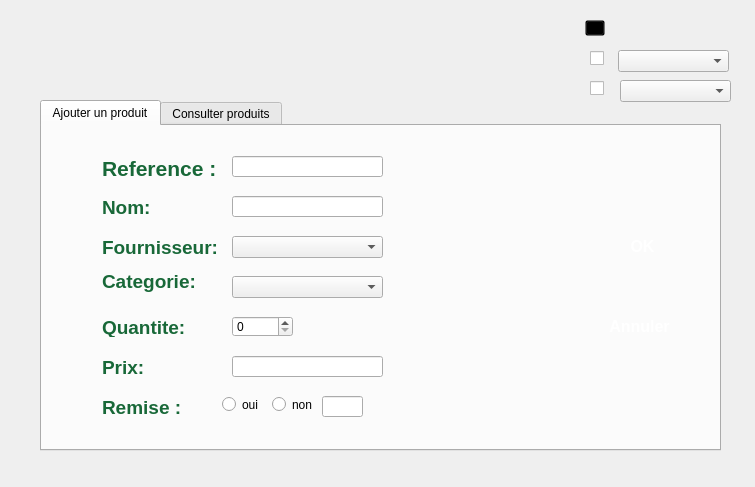
<?xml version="1.0" encoding="UTF-8"?>
<ui version="4.0">
 <class>gestionp</class>
 <widget class="QWidget" name="gestionp">
  <property name="enabled">
   <bool>true</bool>
  </property>
  <property name="geometry">
   <rect>
    <x>0</x>
    <y>0</y>
    <width>755</width>
    <height>487</height>
   </rect>
  </property>
  <property name="windowTitle">
   <string>Form</string>
  </property>
  <widget class="QLabel" name="gp">
   <property name="geometry">
    <rect>
     <x>0</x>
     <y>0</y>
     <width>761</width>
     <height>491</height>
    </rect>
   </property>
   <property name="autoFillBackground">
    <bool>false</bool>
   </property>
   <property name="text">
    <string/>
   </property>
   <property name="pixmap">
    <pixmap>../Gestionproduits.png</pixmap>
   </property>
  </widget>
  <widget class="QTabWidget" name="tabWidget">
   <property name="geometry">
    <rect>
     <x>40</x>
     <y>100</y>
     <width>681</width>
     <height>351</height>
    </rect>
   </property>
   <property name="currentIndex">
    <number>0</number>
   </property>
   <widget class="QWidget" name="tab">
    <attribute name="title">
     <string>Ajouter un produit</string>
    </attribute>
    <widget class="QLabel" name="ap">
     <property name="geometry">
      <rect>
       <x>0</x>
       <y>-10</y>
       <width>681</width>
       <height>341</height>
      </rect>
     </property>
     <property name="text">
      <string/>
     </property>
     <property name="pixmap">
      <pixmap>../back.jpg</pixmap>
     </property>
     <property name="scaledContents">
      <bool>true</bool>
     </property>
    </widget>
    <widget class="QLineEdit" name="remise">
     <property name="geometry">
      <rect>
       <x>280</x>
       <y>270</y>
       <width>41</width>
       <height>21</height>
      </rect>
     </property>
     <property name="text">
      <string/>
     </property>
    </widget>
    <widget class="QLineEdit" name="nom">
     <property name="geometry">
      <rect>
       <x>190</x>
       <y>70</y>
       <width>151</width>
       <height>21</height>
      </rect>
     </property>
    </widget>
    <widget class="QSpinBox" name="quantite">
     <property name="geometry">
      <rect>
       <x>190</x>
       <y>190</y>
       <width>61</width>
       <height>21</height>
      </rect>
     </property>
     <property name="cursor">
      <cursorShape>PointingHandCursor</cursorShape>
     </property>
    </widget>
    <widget class="QLineEdit" name="ref">
     <property name="geometry">
      <rect>
       <x>190</x>
       <y>30</y>
       <width>151</width>
       <height>21</height>
      </rect>
     </property>
    </widget>
    <widget class="QLineEdit" name="prix">
     <property name="geometry">
      <rect>
       <x>190</x>
       <y>230</y>
       <width>151</width>
       <height>21</height>
      </rect>
     </property>
    </widget>
    <widget class="QPushButton" name="pushButton">
     <property name="geometry">
      <rect>
       <x>560</x>
       <y>100</y>
       <width>81</width>
       <height>41</height>
      </rect>
     </property>
     <property name="font">
      <font>
       <pointsize>12</pointsize>
       <weight>75</weight>
       <bold>true</bold>
      </font>
     </property>
     <property name="cursor">
      <cursorShape>PointingHandCursor</cursorShape>
     </property>
     <property name="styleSheet">
      <string notr="true">background: transparent;
border: transparent;
color:white;</string>
     </property>
     <property name="text">
      <string>OK</string>
     </property>
    </widget>
    <widget class="QPushButton" name="pushButton_2">
     <property name="geometry">
      <rect>
       <x>560</x>
       <y>180</y>
       <width>75</width>
       <height>41</height>
      </rect>
     </property>
     <property name="font">
      <font>
       <pointsize>12</pointsize>
       <weight>75</weight>
       <bold>true</bold>
      </font>
     </property>
     <property name="cursor">
      <cursorShape>PointingHandCursor</cursorShape>
     </property>
     <property name="styleSheet">
      <string notr="true">background: transparent;
border: transparent;
color:white;
</string>
     </property>
     <property name="text">
      <string>Annuler</string>
     </property>
    </widget>
    <widget class="QComboBox" name="categorie">
     <property name="geometry">
      <rect>
       <x>190</x>
       <y>150</y>
       <width>151</width>
       <height>22</height>
      </rect>
     </property>
    </widget>
    <widget class="QComboBox" name="fournisseur">
     <property name="geometry">
      <rect>
       <x>190</x>
       <y>110</y>
       <width>151</width>
       <height>22</height>
      </rect>
     </property>
    </widget>
    <widget class="QRadioButton" name="oui">
     <property name="geometry">
      <rect>
       <x>180</x>
       <y>270</y>
       <width>41</width>
       <height>17</height>
      </rect>
     </property>
     <property name="text">
      <string>oui</string>
     </property>
    </widget>
    <widget class="QRadioButton" name="non">
     <property name="geometry">
      <rect>
       <x>230</x>
       <y>270</y>
       <width>41</width>
       <height>17</height>
      </rect>
     </property>
     <property name="text">
      <string>non</string>
     </property>
    </widget>
    <widget class="QLabel" name="ok">
     <property name="geometry">
      <rect>
       <x>530</x>
       <y>90</y>
       <width>141</width>
       <height>71</height>
      </rect>
     </property>
     <property name="text">
      <string/>
     </property>
     <property name="pixmap">
      <pixmap>../bouton.png</pixmap>
     </property>
     <property name="scaledContents">
      <bool>true</bool>
     </property>
    </widget>
    <widget class="QLabel" name="ann">
     <property name="geometry">
      <rect>
       <x>530</x>
       <y>170</y>
       <width>141</width>
       <height>71</height>
      </rect>
     </property>
     <property name="text">
      <string/>
     </property>
     <property name="pixmap">
      <pixmap>../bouton.png</pixmap>
     </property>
     <property name="scaledContents">
      <bool>true</bool>
     </property>
    </widget>
    <widget class="QLabel" name="label_7">
     <property name="geometry">
      <rect>
       <x>60</x>
       <y>30</y>
       <width>121</width>
       <height>21</height>
      </rect>
     </property>
     <property name="text">
      <string>&lt;html&gt;&lt;head/&gt;&lt;body&gt;&lt;p&gt;&lt;span style=&quot; font-size:16pt; font-weight:600; color:#186838;&quot;&gt;Reference :&lt;/span&gt;&lt;/p&gt;&lt;/body&gt;&lt;/html&gt;</string>
     </property>
    </widget>
    <widget class="QLabel" name="label_9">
     <property name="geometry">
      <rect>
       <x>60</x>
       <y>70</y>
       <width>101</width>
       <height>21</height>
      </rect>
     </property>
     <property name="text">
      <string>&lt;html&gt;&lt;head/&gt;&lt;body&gt;&lt;p&gt;&lt;span style=&quot; font-size:14pt; font-weight:600; color:#186838;&quot;&gt;Nom:&lt;/span&gt;&lt;/p&gt;&lt;/body&gt;&lt;/html&gt;</string>
     </property>
    </widget>
    <widget class="QLabel" name="label_10">
     <property name="geometry">
      <rect>
       <x>60</x>
       <y>110</y>
       <width>131</width>
       <height>21</height>
      </rect>
     </property>
     <property name="text">
      <string>&lt;html&gt;&lt;head/&gt;&lt;body&gt;&lt;p&gt;&lt;span style=&quot; font-size:14pt; font-weight:600; color:#186838;&quot;&gt;Fournisseur:&lt;/span&gt;&lt;/p&gt;&lt;/body&gt;&lt;/html&gt;</string>
     </property>
    </widget>
    <widget class="QLabel" name="label_11">
     <property name="geometry">
      <rect>
       <x>60</x>
       <y>140</y>
       <width>101</width>
       <height>31</height>
      </rect>
     </property>
     <property name="text">
      <string>&lt;html&gt;&lt;head/&gt;&lt;body&gt;&lt;p&gt;&lt;span style=&quot; font-size:14pt; font-weight:600; color:#186838;&quot;&gt;Categorie:&lt;/span&gt;&lt;/p&gt;&lt;/body&gt;&lt;/html&gt;</string>
     </property>
    </widget>
    <widget class="QLabel" name="label_12">
     <property name="geometry">
      <rect>
       <x>60</x>
       <y>190</y>
       <width>101</width>
       <height>21</height>
      </rect>
     </property>
     <property name="text">
      <string>&lt;html&gt;&lt;head/&gt;&lt;body&gt;&lt;p&gt;&lt;span style=&quot; font-size:14pt; font-weight:600; color:#186838;&quot;&gt;Quantite:&lt;/span&gt;&lt;/p&gt;&lt;/body&gt;&lt;/html&gt;</string>
     </property>
    </widget>
    <widget class="QLabel" name="label_13">
     <property name="geometry">
      <rect>
       <x>60</x>
       <y>230</y>
       <width>101</width>
       <height>21</height>
      </rect>
     </property>
     <property name="text">
      <string>&lt;html&gt;&lt;head/&gt;&lt;body&gt;&lt;p&gt;&lt;span style=&quot; font-size:14pt; font-weight:600; color:#186838;&quot;&gt;Prix:&lt;/span&gt;&lt;/p&gt;&lt;/body&gt;&lt;/html&gt;</string>
     </property>
    </widget>
    <widget class="QLabel" name="label_14">
     <property name="geometry">
      <rect>
       <x>60</x>
       <y>270</y>
       <width>101</width>
       <height>21</height>
      </rect>
     </property>
     <property name="text">
      <string>&lt;html&gt;&lt;head/&gt;&lt;body&gt;&lt;p&gt;&lt;span style=&quot; font-size:14pt; font-weight:600; color:#186838;&quot;&gt;Remise :&lt;/span&gt;&lt;/p&gt;&lt;/body&gt;&lt;/html&gt;</string>
     </property>
    </widget>
    <zorder>ap</zorder>
    <zorder>remise</zorder>
    <zorder>nom</zorder>
    <zorder>quantite</zorder>
    <zorder>ref</zorder>
    <zorder>prix</zorder>
    <zorder>categorie</zorder>
    <zorder>fournisseur</zorder>
    <zorder>oui</zorder>
    <zorder>non</zorder>
    <zorder>ok</zorder>
    <zorder>pushButton</zorder>
    <zorder>ann</zorder>
    <zorder>pushButton_2</zorder>
    <zorder>label_7</zorder>
    <zorder>label_9</zorder>
    <zorder>label_10</zorder>
    <zorder>label_11</zorder>
    <zorder>label_12</zorder>
    <zorder>label_13</zorder>
    <zorder>label_14</zorder>
   </widget>
   <widget class="QWidget" name="tab_2">
    <attribute name="title">
     <string>Consulter produits</string>
    </attribute>
    <widget class="QLabel" name="cp">
     <property name="geometry">
      <rect>
       <x>0</x>
       <y>-10</y>
       <width>681</width>
       <height>341</height>
      </rect>
     </property>
     <property name="text">
      <string/>
     </property>
     <property name="pixmap">
      <pixmap>../back.jpg</pixmap>
     </property>
     <property name="scaledContents">
      <bool>true</bool>
     </property>
    </widget>
    <widget class="QPushButton" name="pushButton_3">
     <property name="geometry">
      <rect>
       <x>570</x>
       <y>80</y>
       <width>75</width>
       <height>31</height>
      </rect>
     </property>
     <property name="cursor">
      <cursorShape>PointingHandCursor</cursorShape>
     </property>
     <property name="styleSheet">
      <string notr="true">background: transparent;
border: transparent;
color:white;</string>
     </property>
     <property name="text">
      <string>Modifier</string>
     </property>
    </widget>
    <widget class="QPushButton" name="pushButton_4">
     <property name="geometry">
      <rect>
       <x>570</x>
       <y>140</y>
       <width>75</width>
       <height>31</height>
      </rect>
     </property>
     <property name="cursor">
      <cursorShape>PointingHandCursor</cursorShape>
     </property>
     <property name="styleSheet">
      <string notr="true">background: transparent;
border: transparent;
color:white;
</string>
     </property>
     <property name="text">
      <string>Supprimer</string>
     </property>
    </widget>
    <widget class="QPushButton" name="pushButton_5">
     <property name="geometry">
      <rect>
       <x>570</x>
       <y>200</y>
       <width>75</width>
       <height>31</height>
      </rect>
     </property>
     <property name="cursor">
      <cursorShape>PointingHandCursor</cursorShape>
     </property>
     <property name="styleSheet">
      <string notr="true">background: transparent;
border: transparent;
color:white;</string>
     </property>
     <property name="text">
      <string>Noter</string>
     </property>
    </widget>
    <widget class="QPushButton" name="pushButton_6">
     <property name="geometry">
      <rect>
       <x>570</x>
       <y>270</y>
       <width>75</width>
       <height>31</height>
      </rect>
     </property>
     <property name="cursor">
      <cursorShape>PointingHandCursor</cursorShape>
     </property>
     <property name="styleSheet">
      <string notr="true">background: transparent;
border: transparent;
color:white;</string>
     </property>
     <property name="text">
      <string>Commenter</string>
     </property>
    </widget>
    <widget class="QTableView" name="tableView">
     <property name="geometry">
      <rect>
       <x>10</x>
       <y>10</y>
       <width>531</width>
       <height>192</height>
      </rect>
     </property>
    </widget>
    <widget class="QLineEdit" name="refe">
     <property name="geometry">
      <rect>
       <x>60</x>
       <y>210</y>
       <width>113</width>
       <height>20</height>
      </rect>
     </property>
    </widget>
    <widget class="QLineEdit" name="rem">
     <property name="geometry">
      <rect>
       <x>520</x>
       <y>210</y>
       <width>21</width>
       <height>20</height>
      </rect>
     </property>
    </widget>
    <widget class="QLineEdit" name="nom1">
     <property name="geometry">
      <rect>
       <x>60</x>
       <y>250</y>
       <width>113</width>
       <height>20</height>
      </rect>
     </property>
    </widget>
    <widget class="QLineEdit" name="notee">
     <property name="geometry">
      <rect>
       <x>430</x>
       <y>250</y>
       <width>113</width>
       <height>20</height>
      </rect>
     </property>
    </widget>
    <widget class="QLineEdit" name="pri">
     <property name="geometry">
      <rect>
       <x>240</x>
       <y>290</y>
       <width>113</width>
       <height>20</height>
      </rect>
     </property>
    </widget>
    <widget class="QLineEdit" name="com">
     <property name="geometry">
      <rect>
       <x>430</x>
       <y>290</y>
       <width>113</width>
       <height>20</height>
      </rect>
     </property>
    </widget>
    <widget class="QLabel" name="ref_2">
     <property name="geometry">
      <rect>
       <x>30</x>
       <y>210</y>
       <width>21</width>
       <height>16</height>
      </rect>
     </property>
     <property name="text">
      <string>Ref:</string>
     </property>
    </widget>
    <widget class="QLabel" name="n">
     <property name="geometry">
      <rect>
       <x>20</x>
       <y>250</y>
       <width>47</width>
       <height>13</height>
      </rect>
     </property>
     <property name="text">
      <string>Nom:</string>
     </property>
    </widget>
    <widget class="QLabel" name="c">
     <property name="geometry">
      <rect>
       <x>10</x>
       <y>290</y>
       <width>51</width>
       <height>20</height>
      </rect>
     </property>
     <property name="text">
      <string>Categorie:</string>
     </property>
    </widget>
    <widget class="QLabel" name="f">
     <property name="geometry">
      <rect>
       <x>180</x>
       <y>210</y>
       <width>61</width>
       <height>16</height>
      </rect>
     </property>
     <property name="text">
      <string>fournisseur:</string>
     </property>
    </widget>
    <widget class="QLabel" name="pr">
     <property name="geometry">
      <rect>
       <x>210</x>
       <y>290</y>
       <width>47</width>
       <height>13</height>
      </rect>
     </property>
     <property name="text">
      <string>prix:</string>
     </property>
    </widget>
    <widget class="QLabel" name="r">
     <property name="geometry">
      <rect>
       <x>390</x>
       <y>210</y>
       <width>47</width>
       <height>13</height>
      </rect>
     </property>
     <property name="text">
      <string>remise:</string>
     </property>
    </widget>
    <widget class="QLabel" name="q">
     <property name="geometry">
      <rect>
       <x>190</x>
       <y>250</y>
       <width>47</width>
       <height>13</height>
      </rect>
     </property>
     <property name="text">
      <string>Quantite:</string>
     </property>
    </widget>
    <widget class="QLabel" name="co">
     <property name="geometry">
      <rect>
       <x>360</x>
       <y>290</y>
       <width>71</width>
       <height>16</height>
      </rect>
     </property>
     <property name="text">
      <string>Commentaire:</string>
     </property>
    </widget>
    <widget class="QLabel" name="no">
     <property name="geometry">
      <rect>
       <x>400</x>
       <y>250</y>
       <width>47</width>
       <height>13</height>
      </rect>
     </property>
     <property name="text">
      <string>Note:</string>
     </property>
    </widget>
    <widget class="QSpinBox" name="qu">
     <property name="geometry">
      <rect>
       <x>250</x>
       <y>250</y>
       <width>42</width>
       <height>22</height>
      </rect>
     </property>
    </widget>
    <widget class="QRadioButton" name="oui_2">
     <property name="geometry">
      <rect>
       <x>430</x>
       <y>210</y>
       <width>41</width>
       <height>17</height>
      </rect>
     </property>
     <property name="text">
      <string>oui</string>
     </property>
    </widget>
    <widget class="QRadioButton" name="non_2">
     <property name="geometry">
      <rect>
       <x>470</x>
       <y>210</y>
       <width>41</width>
       <height>17</height>
      </rect>
     </property>
     <property name="text">
      <string>non</string>
     </property>
    </widget>
    <widget class="QLineEdit" name="four">
     <property name="geometry">
      <rect>
       <x>240</x>
       <y>210</y>
       <width>113</width>
       <height>20</height>
      </rect>
     </property>
    </widget>
    <widget class="QLineEdit" name="cat">
     <property name="geometry">
      <rect>
       <x>60</x>
       <y>290</y>
       <width>113</width>
       <height>20</height>
      </rect>
     </property>
    </widget>
    <widget class="QLabel" name="refr">
     <property name="geometry">
      <rect>
       <x>560</x>
       <y>10</y>
       <width>91</width>
       <height>51</height>
      </rect>
     </property>
     <property name="tabletTracking">
      <bool>false</bool>
     </property>
     <property name="acceptDrops">
      <bool>false</bool>
     </property>
     <property name="autoFillBackground">
      <bool>false</bool>
     </property>
     <property name="text">
      <string/>
     </property>
     <property name="pixmap">
      <pixmap>../bouton.png</pixmap>
     </property>
     <property name="scaledContents">
      <bool>true</bool>
     </property>
    </widget>
    <widget class="QPushButton" name="refrech">
     <property name="geometry">
      <rect>
       <x>580</x>
       <y>20</y>
       <width>51</width>
       <height>23</height>
      </rect>
     </property>
     <property name="cursor">
      <cursorShape>PointingHandCursor</cursorShape>
     </property>
     <property name="styleSheet">
      <string notr="true">background:transparent;
border:transparent;
color:white;</string>
     </property>
     <property name="text">
      <string>refresh</string>
     </property>
    </widget>
    <widget class="QLabel" name="mod">
     <property name="geometry">
      <rect>
       <x>550</x>
       <y>70</y>
       <width>111</width>
       <height>61</height>
      </rect>
     </property>
     <property name="tabletTracking">
      <bool>false</bool>
     </property>
     <property name="acceptDrops">
      <bool>false</bool>
     </property>
     <property name="autoFillBackground">
      <bool>false</bool>
     </property>
     <property name="text">
      <string/>
     </property>
     <property name="pixmap">
      <pixmap>../bouton.png</pixmap>
     </property>
     <property name="scaledContents">
      <bool>true</bool>
     </property>
    </widget>
    <widget class="QLabel" name="suppr">
     <property name="geometry">
      <rect>
       <x>550</x>
       <y>130</y>
       <width>111</width>
       <height>61</height>
      </rect>
     </property>
     <property name="tabletTracking">
      <bool>false</bool>
     </property>
     <property name="acceptDrops">
      <bool>false</bool>
     </property>
     <property name="autoFillBackground">
      <bool>false</bool>
     </property>
     <property name="text">
      <string/>
     </property>
     <property name="pixmap">
      <pixmap>../bouton.png</pixmap>
     </property>
     <property name="scaledContents">
      <bool>true</bool>
     </property>
    </widget>
    <widget class="QLabel" name="nt">
     <property name="geometry">
      <rect>
       <x>550</x>
       <y>190</y>
       <width>111</width>
       <height>61</height>
      </rect>
     </property>
     <property name="tabletTracking">
      <bool>false</bool>
     </property>
     <property name="acceptDrops">
      <bool>false</bool>
     </property>
     <property name="autoFillBackground">
      <bool>false</bool>
     </property>
     <property name="text">
      <string/>
     </property>
     <property name="pixmap">
      <pixmap>../bouton.png</pixmap>
     </property>
     <property name="scaledContents">
      <bool>true</bool>
     </property>
    </widget>
    <widget class="QLabel" name="commen">
     <property name="geometry">
      <rect>
       <x>550</x>
       <y>260</y>
       <width>111</width>
       <height>61</height>
      </rect>
     </property>
     <property name="tabletTracking">
      <bool>false</bool>
     </property>
     <property name="acceptDrops">
      <bool>false</bool>
     </property>
     <property name="autoFillBackground">
      <bool>false</bool>
     </property>
     <property name="text">
      <string/>
     </property>
     <property name="pixmap">
      <pixmap>../bouton.png</pixmap>
     </property>
     <property name="scaledContents">
      <bool>true</bool>
     </property>
    </widget>
    <zorder>cp</zorder>
    <zorder>tableView</zorder>
    <zorder>refe</zorder>
    <zorder>rem</zorder>
    <zorder>nom1</zorder>
    <zorder>notee</zorder>
    <zorder>pri</zorder>
    <zorder>com</zorder>
    <zorder>ref_2</zorder>
    <zorder>n</zorder>
    <zorder>c</zorder>
    <zorder>f</zorder>
    <zorder>pr</zorder>
    <zorder>r</zorder>
    <zorder>q</zorder>
    <zorder>co</zorder>
    <zorder>no</zorder>
    <zorder>qu</zorder>
    <zorder>oui_2</zorder>
    <zorder>non_2</zorder>
    <zorder>four</zorder>
    <zorder>cat</zorder>
    <zorder>refr</zorder>
    <zorder>refrech</zorder>
    <zorder>mod</zorder>
    <zorder>pushButton_3</zorder>
    <zorder>suppr</zorder>
    <zorder>pushButton_4</zorder>
    <zorder>nt</zorder>
    <zorder>pushButton_5</zorder>
    <zorder>commen</zorder>
    <zorder>pushButton_6</zorder>
   </widget>
  </widget>
  <widget class="QPushButton" name="pushButton_7">
   <property name="geometry">
    <rect>
     <x>10</x>
     <y>30</y>
     <width>51</width>
     <height>23</height>
    </rect>
   </property>
   <property name="cursor">
    <cursorShape>PointingHandCursor</cursorShape>
   </property>
   <property name="styleSheet">
    <string notr="true">background: transparent;
border : trasnaprent;</string>
   </property>
   <property name="text">
    <string/>
   </property>
  </widget>
  <widget class="QLineEdit" name="rech">
   <property name="geometry">
    <rect>
     <x>610</x>
     <y>20</y>
     <width>121</width>
     <height>16</height>
    </rect>
   </property>
   <property name="styleSheet">
    <string notr="true">background:transparent;
border:transparent;</string>
   </property>
  </widget>
  <widget class="QPushButton" name="recherche">
   <property name="geometry">
    <rect>
     <x>585</x>
     <y>20</y>
     <width>20</width>
     <height>16</height>
    </rect>
   </property>
   <property name="cursor">
    <cursorShape>PointingHandCursor</cursorShape>
   </property>
   <property name="styleSheet">
    <string notr="true">background:transparent;</string>
   </property>
   <property name="text">
    <string/>
   </property>
  </widget>
  <widget class="QCheckBox" name="foo">
   <property name="geometry">
    <rect>
     <x>590</x>
     <y>50</y>
     <width>21</width>
     <height>17</height>
    </rect>
   </property>
   <property name="text">
    <string/>
   </property>
  </widget>
  <widget class="QCheckBox" name="caa">
   <property name="geometry">
    <rect>
     <x>590</x>
     <y>80</y>
     <width>21</width>
     <height>17</height>
    </rect>
   </property>
   <property name="text">
    <string/>
   </property>
  </widget>
  <widget class="QComboBox" name="fo">
   <property name="geometry">
    <rect>
     <x>618</x>
     <y>50</y>
     <width>111</width>
     <height>22</height>
    </rect>
   </property>
  </widget>
  <widget class="QComboBox" name="ca">
   <property name="geometry">
    <rect>
     <x>620</x>
     <y>80</y>
     <width>111</width>
     <height>22</height>
    </rect>
   </property>
  </widget>
 </widget>
 <resources/>
 <connections/>
</ui>
